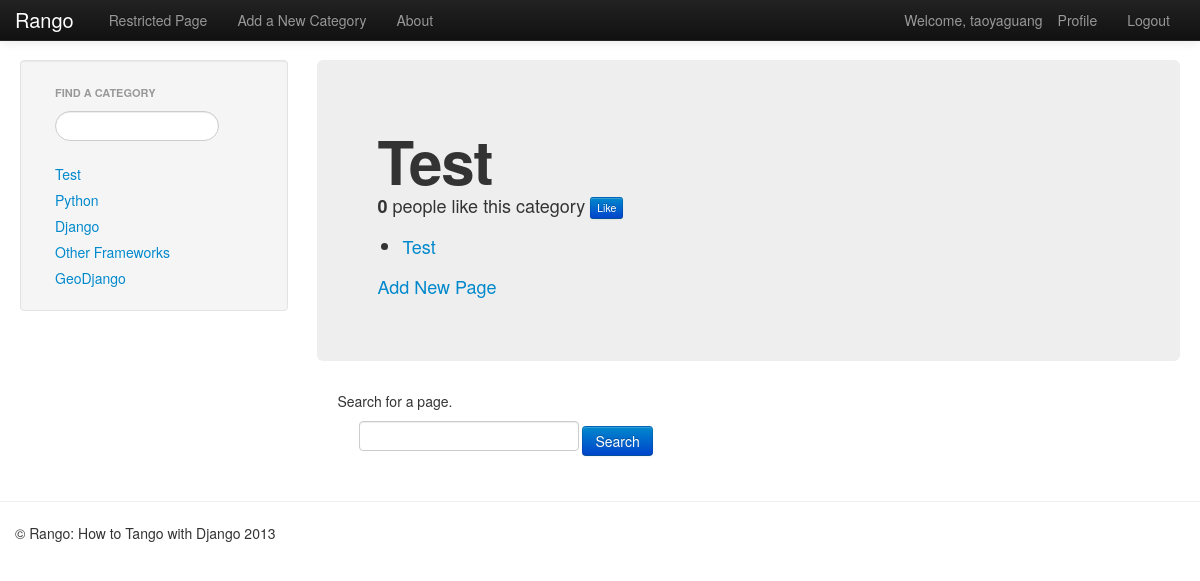
/rango/category/Test/ (signed in), run on the app's committed database.
### rango/models.py (models this page shows, shortened)
class Category(models.Model):
	name=models.CharField(max_length=128,unique=True)
	views=models.IntegerField(default=0)
	likes=models.IntegerField(default=0)

class Page(models.Model):
	category=models.ForeignKey(Category)
	title = models.CharField(max_length=128)
	url = models.URLField()
	views = models.IntegerField(default=0)

### rango/views.py (the view)
# urls.py: url(r'^category/(?P<category_name_url>\w+)/$',views.category,name='category'),
def category(request,category_name_url):
	context=RequestContext(request)
	category_name=category_name_url.replace('_',' ')
	context_dict={'category_name':category_name,'category_name_url':category_name_url}
	cat_list=get_category_list()
	context_dict['cat_list']=cat_list
	try:
		category=Category.objects.get(name__iexact=category_name)
		pages=Page.objects.filter(category=category).order_by('-views')
		context_dict['category']=category
		context_dict['pages']=pages
	except Category.DoesNotExist:
		pass
	if request.method=="POST":
		query=request.POST['query'].strip()
		if query:
			result_list=run_query(query)
			context_dict['result_list']=result_list
	return render_to_response('rango/category.html',context_dict,context)

### rango/views.py (called while the page is built)
def get_category_list(max_results=0,starts_with=''):
	cat_list=[]
	if starts_with:
		cat_list=Category.objects.filter(name__istartswith=starts_with)
	else:
		cat_list=Category.objects.all()
	if max_results>0:
		if len(cat_list) > max_results:
			cat_list=cat_list[:max_results]
	for category in cat_list:
		category.url=category.name.replace(' ','_')
	return cat_list

### templates/rango/category.html (shortened to what this page needs)
{% extends 'rango/base.html' %}
{% block body_block %}
	<div class="hero-unit">
		<h1>{{category_name}}</h1>
		{% if category %}
			<p>
			<b id="like_count">{{category.likes}}</b> people like this category
			{% if user.is_authenticated %}
			<button id="likes" data-catid="{{category.id}}" class="btn btn-mini btn-primary" type="button">Like</button>
			{% endif %}
			</p>
			<div id="page">
				{% include 'rango/page_list.html' %}
			</div>
			{% if user.is_authenticated %}
			<a href="/rango/category/{{category_name_url}}/add_page/">Add New Page</a>
			{% endif %}
		{% else %}
		The specified category {{category_name}} does not exist!
		{% endif %}
	</div>
	<div class="container-fluid">
		<p>Search for a page.</p>
		<form class="form-signin span8" id="user_form" method="post" action="/rango/category/{{category_name_url}}/">
			<input type="text" size="50" name="query" value="" id="query" />
			<button class="btn btn-primary" type="submit" name="submit" value="Search">Search</button>
			<br/>
		</form>
	</div>
{% endblock %}

### templates/rango/base.html (shortened to what this page needs)
<!DOCTYPE html>
{% load static %}
<html>
<head>
	<link rel="stylesheet" type="text/css" href="{% static 'css/bootstrap-fluid-adj.css' %}">
	<link rel="stylesheet" type="text/css" href="{% static 'css/bootstrap.min.css' %}" media="screen">
	<link rel="stylesheet" type="text/css" href="{% static 'css/bootstrap-responsive.css' %}">
</head>
<body>
	<div class="navbar navbar-inverse navbar-fixed-top">
		<div class="navbar-inner">
			<div class="container">
				<a class="brand" href="{% url 'index' %}">Rango</a>
				<div class="nav-collapse collapse">
					<ul class="nav pull-right">
						{% if user.is_authenticated %}
						<li class="navbar-text">Welcome, {{ user.username }}</li>
						<li><a href="{% url 'profile' %}">Profile</a></li>
						<li><a href="{% url 'logout' %}">Logout</a></li>
						{% else %}
						<li><a href="{% url 'register' %}">Register</a></li>
						<li><a href="{% url 'login' %}">Login</a></li>
						{% endif %}
					</ul>
					<ul class="nav">
						{% if user.is_authenticated %}
						<li><a href="{% url 'restricted' %}">Restricted Page</a></li>
						<li><a href="{% url 'add_category' %}">Add a New Category</a></li>
						{% endif %}
						<li><a href="{% url 'about' %}">About</a></li>
					</ul>
				</div>
			</div>
		</div>
	</div>
	<div class="container-fluid">
		<div class="row-fluid">
			<div class="span3">
				<div class="well sidebar-nav">
					<ul class="nav nav-list">
						<li class="nav-header">Find a Category</li>
						<form>
							<li><input class="search-query span10" type="text" name="suggestion" value="" id="suggestion"/></li>
						</form>
					</ul>
					<div id="cats">
						{% if cat_list %}
						{% include "rango/category_list.html" %}
						{% endif %}
					</div>
				</div>
			</div>
			<div class="span9">
				{% block body_block %}This is body_block's default content.{% endblock %}
			</div>
		</div>
	</div>
	<hr/>
	<footer>
		<div class="container">
			<p>&COPY; Rango: How to Tango with Django 2013</p>
		</div>
	</footer>
</body>
</html>

### templates/rango/category_list.html
<ul class="nav nav-list">
	{% if cat_list %}
	{% for category in cat_list %}
	<li><a href="/rango/category/{{category.url}}">{{category.name}}</a></li>
	{% endfor %}
	{% else %}
	<li>No categories at present.</li>
	{% endif %}
</ul>

### templates/rango/page_list.html (shortened to what this page needs)
{% if pages %}
<ul>
	{% for page in pages %}
	<li>
		<a href="/rango/goto?page_id={{page.id}}">{{page.title}}</a>
	</li>
	{% endfor %}
</ul>
{% else %}
<strong>No pages currently in category.</strong>
{% endif %}

### data on the page
Category: name "Test", likes "0"
Category: name "Python"
Category: name "Django"
Category: name "Other Frameworks"
Category: name "GeoDjango"
Page: title "Test"

### other printed values
{{ user.username }} "taoyaguang"
{{ category_name }} "Test"
